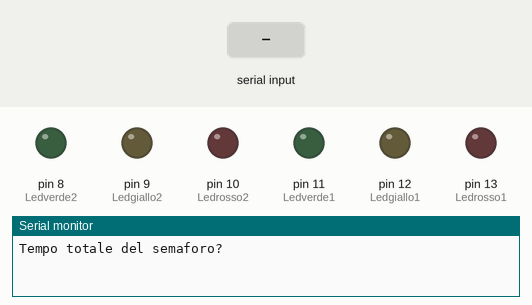
Recording of a sketch running on a simulated Arduino Uno, built with avr-gcc and run on an emulated ATmega328P. Shown: output pins drawn as LEDs (lit = HIGH), the last lines printed to the serial monitor. Dashed ring = blinking. The test bench sets the inputs (shaded band).

Above: at 1.2 s.
1.3 s: "90,45,200\n" received over Serial
3.8 s: "30,150,10\n" received over Serial
6.3 s: "90,45\n" received over Serial
8.8 s: "0\n" received over Serial
At 9.88 s:
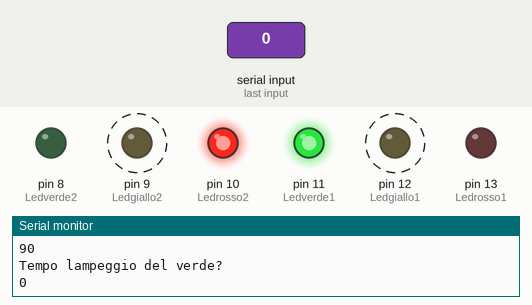
At 11.3 s:
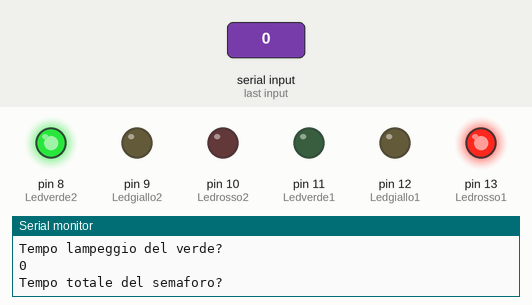
Timing chart, 0 to 12.4 s (numbered marks = the images above; inputs shaded):
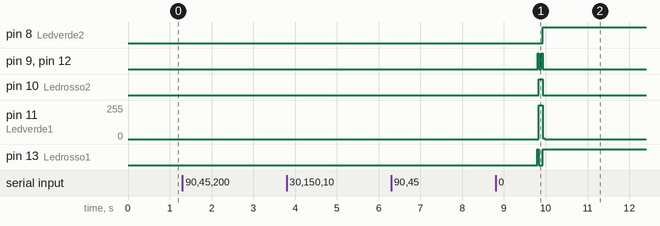

Measured:
- after the input at 8.8 s, pin 8 (Ledverde2): LOW → HIGH after 1.1 s; pin 9 (Ledgiallo2): alternates HIGH for 0.03 s and LOW for 0.06 s, 4 changes in all, then stays LOW, starting after 1.0 s

The sketch:

Andrettamarco_A_Semaforo.ino
```cpp
//SEMAFORO
int Ledrosso1=13;
int Ledgiallo1=12;
int Ledverde1=11;
int Ledrosso2=10;
int Ledgiallo2=9;
int Ledverde2=8;

int ciclo;
int tgiallo;
int Lampeggi;
int numLampeggi;

void setup() {
  // put your setup code here, to run once:

pinMode (Ledrosso1, OUTPUT);
pinMode (Ledgiallo1, OUTPUT);
pinMode (Ledverde1, OUTPUT);
pinMode (Ledrosso2, OUTPUT);
pinMode (Ledgiallo2, OUTPUT);
pinMode (Ledverde2, OUTPUT);

Serial.begin(9600);
}

void loop() {
  // put your main code here, to run repeatedly:

//Tempo totale del semaforo
Serial.println("Tempo totale del semaforo?");
while(Serial.available()==0) {}
ciclo=Serial.readString().toInt();
Serial.println(ciclo);

//Tempo accensione giallo
Serial.println("Tempo accensione giallo?");
while(Serial.available()==0) {}
tgiallo=Serial.readString().toInt();
Serial.println(tgiallo);

//Numero lampeggi verde
Serial.println("Numero lampeggi del verde?");
while(Serial.available()==0) {}
numLampeggi=Serial.readString().toInt();
Serial.println(numLampeggi);

//Tempo accensione verde
Serial.println("Tempo lampeggio del verde?");
while(Serial.available()==0) {}
Lampeggi=Serial.readString().toInt();
Serial.println(Lampeggi);


digitalWrite(Ledrosso1, HIGH);
digitalWrite(Ledverde2, HIGH);

for (int i=0;i<=numLampeggi;i++)
{
  digitalWrite(Ledverde2,LOW);
  delay(Lampeggi);
  digitalWrite(Ledverde2,HIGH);
  delay(Lampeggi);
}
digitalWrite(Ledverde2,LOW);
digitalWrite(Ledgiallo1,HIGH);
digitalWrite(Ledgiallo2,HIGH);
delay(tgiallo);
digitalWrite(Ledrosso1, LOW);
digitalWrite(Ledgiallo1,LOW);
digitalWrite(Ledgiallo2,LOW);
digitalWrite(Ledverde1,HIGH);
digitalWrite(Ledrosso2,HIGH);
delay((ciclo-(tgiallo+Lampeggi*numLampeggi))/2);

digitalWrite(Ledrosso2, HIGH);
digitalWrite(Ledverde1, HIGH);
delay((ciclo-(tgiallo+Lampeggi*numLampeggi))/2);
for (int i=0;i<=numLampeggi;i++)
{
  digitalWrite(Ledverde1,LOW);
  delay(Lampeggi);
  digitalWrite(Ledverde1,HIGH);
  delay(Lampeggi);
}
digitalWrite(Ledverde1,LOW);
digitalWrite(Ledgiallo2,HIGH);
digitalWrite(Ledgiallo1,HIGH);
delay(tgiallo);
digitalWrite(Ledrosso2, LOW);
digitalWrite(Ledgiallo2,LOW);
digitalWrite(Ledgiallo1,LOW);
digitalWrite(Ledverde2,HIGH);
digitalWrite(Ledrosso1,HIGH);
delay((ciclo-(tgiallo+Lampeggi*numLampeggi))/2);
}
```
